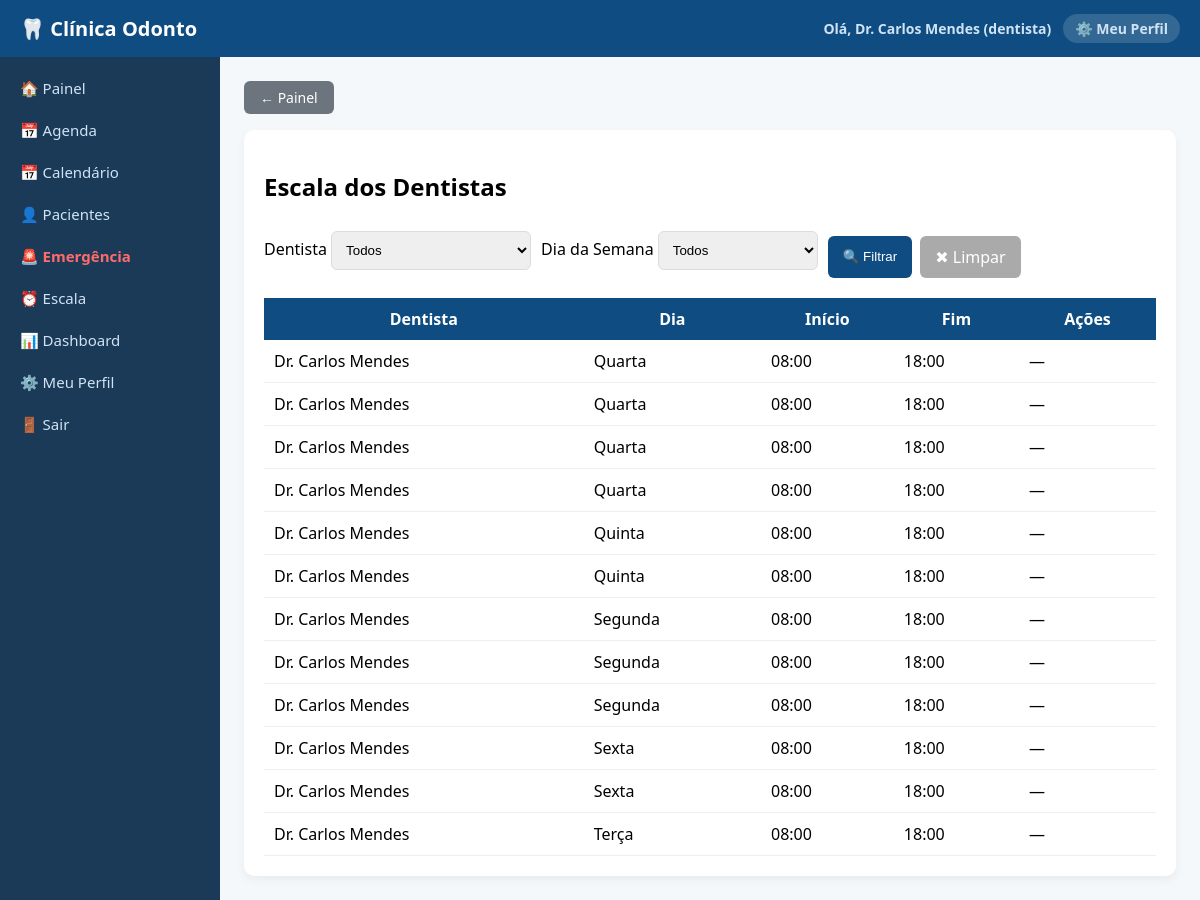
The app's page /escala (signed in) with its own data.
### tables this page shows
CREATE TABLE usuarios (
            id INTEGER PRIMARY KEY AUTOINCREMENT,
            nome TEXT,
            email TEXT UNIQUE,
            senha TEXT,
            tipo TEXT,
            especialidade TEXT,
            cro TEXT
        );

CREATE TABLE escala_dentistas (
            id INTEGER PRIMARY KEY AUTOINCREMENT,
            dentista_id INTEGER,
            dia_semana TEXT,
            hora_inicio TEXT,
            hora_fim TEXT
        );

### routes/consultas.py (the view)
@consultas.route('/escala')
@tipo_required(['master', 'admin', 'operador', 'atendente', 'dentista'])
def escala():
    tipo = session.get('usuario_tipo')
    dentista_id = request.args.get('dentista_id')
    dia_semana  = request.args.get('dia_semana')
    conn = get_db_connection()
    cur = conn.cursor()
    query = 'SELECT e.*, u.nome as dentista_nome FROM escala_dentistas e LEFT JOIN usuarios u ON u.id = e.dentista_id WHERE 1=1'
    params = []
    if tipo == 'dentista':
        query += f' AND e.dentista_id = {p()}'
        params.append(session.get('usuario_id'))
    elif dentista_id:
        query += f' AND e.dentista_id = {p()}'; params.append(dentista_id)
    if dia_semana:
        query += f' AND e.dia_semana = {p()}'; params.append(dia_semana)
    query += ' ORDER BY u.nome, e.dia_semana'
    cur.execute(query, params)
    lista = fetch_all(cur, cur.fetchall())
    cur.execute("SELECT * FROM usuarios WHERE tipo = 'dentista' ORDER BY nome")
    dents = fetch_all(cur, cur.fetchall())
    conn.close()
    pode_editar = tipo in ['master', 'admin', 'operador']
    return render_template('escala.html', escala=lista, dentistas=dents, pode_editar=pode_editar)

### db.py (called while the page is built)
def get_db_connection():
    if DATABASE_URL:
        import psycopg2
        import psycopg2.extras
        conn = psycopg2.connect(DATABASE_URL)
        conn.autocommit = False
        return conn
    else:
        conn = sqlite3.connect('database.db')
        conn.row_factory = sqlite3.Row
        return conn

def is_postgres():
    return bool(DATABASE_URL)

### routes/consultas.py (called while the page is built)
def p():
    return '%s' if is_postgres() else '?'

def fetch_all(cur, rows):
    return rows_as_dicts(rows, cur) if is_postgres() else rows

### routes/utils.py (called while the page is built)
def tipo_required(tipos_permitidos):
    def decorator(func):
        @wraps(func)
        def wrapper(*args, **kwargs):
            if 'usuario_tipo' not in session:
                return redirect('/login')
            if session['usuario_tipo'] not in tipos_permitidos:
                return "<h1>Acesso negado</h1>"
            return func(*args, **kwargs)
        return wrapper
    return decorator

### templates/escala.html (shortened to what this page needs)
{% extends "base.html" %}
{% block content %}
<a href="/" style="display:inline-block; padding:7px 16px; background:#6c757d; color:white; border-radius:6px; text-decoration:none; margin-bottom:16px; font-size:14px;">← Painel</a>
<div class="card">
<h2>Escala dos Dentistas</h2>
<form method="GET" style="display:flex; flex-wrap:wrap; gap:10px; align-items:flex-end; margin-bottom:20px;">
    <div>
        <label>Dentista</label>
        <select name="dentista_id" style="width:200px;">
            <option value="">Todos</option>
        </select>
    </div>
    <div>
        <label>Dia da Semana</label>
        <select name="dia_semana" style="width:160px;">
            <option value="">Todos</option>
        </select>
    </div>
    <div style="display:flex; gap:8px;">
        <button type="submit">🔍 Filtrar</button>
        <a href="/escala" style="padding:10px 15px; background:#aaa; color:white; border-radius:6px; text-decoration:none;">✖ Limpar</a>
    </div>
</form>
<table>
<tr>
    <th>Dentista</th>
    <th>Dia</th>
    <th>Início</th>
    <th>Fim</th>
    <th>Ações</th>
</tr>
{% for e in escala %}
<tr>
    <td>{{ e.dentista_nome }}</td>
    <td>{{ e.dia_semana }}</td>
    <td>{{ e.hora_inicio }}</td>
    <td>{{ e.hora_fim }}</td>
    <td>
        {% if pode_editar %}<a href="/escala/editar/{{ e.id }}">✏️ Editar</a>{% else %}—{% endif %}
    </td>
</tr>
{% endfor %}
</table>
</div>
{% endblock %}

### templates/base.html (shortened to what this page needs)
<!DOCTYPE html>
<html>
<head>
    <link rel="stylesheet" href="{{ url_for('static', filename='style.css') }}">
</head>
<body>
<nav>
    <div style="display:flex; align-items:center; gap:10px;">
        <span class="nav-logo">🦷 Clínica Odonto</span>
    </div>
    <div class="nav-usuario">
        {% if session.usuario_nome %}
            <span>Olá, <strong>{{ session.usuario_nome }}</strong> ({{ session.usuario_tipo }})</span>
            <a href="/perfil">⚙️ Meu Perfil</a>
        {% endif %}
    </div>
</nav>
<div class="layout">
    <div class="sidebar" id="sidebar">
        {% if session.usuario_tipo == 'cliente' %}
            <a href="/minha_area">🏠 Painel</a>
            <a href="/minha_area">📅 Minha Agenda</a>
        {% else %}
            <a href="/">🏠 Painel</a>
        {% endif %}
        {% if session.usuario_tipo in ['master','admin','operador','atendente','dentista'] %}
            <a href="/consultas">📅 Agenda</a>
            <a href="/agenda_calendario">📅 Calendário</a>
            <a href="/pacientes/lista">👤 Pacientes</a>
        {% endif %}
        {% if session.usuario_tipo in ['master','admin','operador','atendente','dentista'] %}
            <a href="/emergencia" style="color:#ff6b6b; font-weight:bold;">🚨 Emergência</a>
        {% endif %}
        {% if session.usuario_tipo in ['master','admin','operador','atendente','dentista'] %}
            <a href="/escala">⏰ Escala</a>
            <a href="/dashboard">📊 Dashboard</a>
        {% endif %}
        <a href="/perfil">⚙️ Meu Perfil</a>
        <a href="/logout">🚪 Sair</a>
    </div>
    <div class="content" id="conteudo">
        {% block content %}{% endblock %}
    </div>
</div>
</body>
</html>

### static/style.css (style rules this page uses)
body { margin: 0; font-family: 'Segoe UI', Arial; background: #f4f8fb; }
nav { background: #0f4c81; color: white; padding: 15px 20px; font-size: 20px; font-weight: bold; }
.layout { display: flex; }
.sidebar { width: 220px; background: #1b3a57; min-height: 100vh; padding-top: 20px; }
.sidebar a { display: block; color: #cfe3f5; padding: 12px 20px; text-decoration: none; transition: 0.2s; }
.content { flex: 1; padding: 30px; }
.card { background: white; padding: 20px; border-radius: 10px; box-shadow: 0 4px 10px rgba(0,0,0,0.05); }
input, select, textarea { width: 100%; padding: 10px; margin: 8px 0; border: 1px solid #dcdcdc; border-radius: 6px; }
button { background: #0f4c81; color: white; border: none; padding: 10px 15px; border-radius: 6px; cursor: pointer; }
table { width: 100%; border-collapse: collapse; margin-top: 15px; background: white; }
th { background: #0f4c81; color: white; padding: 10px; }
td { padding: 10px; border-bottom: 1px solid #eee; }

### templates/base.html (style rules this page uses)
nav { display: flex; align-items: center; justify-content: space-between; background: #0f4c81; color: white; padding: 14px 20px; position: sticky; top: 0; z-index: 100; }
.nav-logo { font-size: 20px; font-weight: bold; }
.nav-usuario { display: flex; align-items: center; gap: 12px; font-size: 14px; }
.nav-usuario a { color: #cfe3f5; text-decoration: none; background: rgba(255,255,255,0.15); padding: 5px 12px; border-radius: 20px; transition: 0.2s; }
.nav-usuario span { color: #cfe3f5; }
.layout { display: flex; min-height: calc(100vh - 53px); }
.sidebar { width: 220px; min-width: 220px; background: #1b3a57; padding-top: 10px; transition: transform 0.3s; }
.sidebar a { display: block; color: #cfe3f5; padding: 11px 20px; text-decoration: none; transition: 0.2s; font-size: 15px; }
.content { flex: 1; padding: 24px; overflow-x: auto; }

### records on screen
usuarios: usuario_nome "Dr. Carlos Mendes"
escala_dentistas: dentista_nome "Dr. Carlos Mendes", dia_semana "Quarta", hora_inicio "08:00", hora_fim "18:00"
escala_dentistas: dentista_nome "Dr. Carlos Mendes", dia_semana "Quarta", hora_inicio "08:00", hora_fim "18:00"
escala_dentistas: dentista_nome "Dr. Carlos Mendes", dia_semana "Quarta", hora_inicio "08:00", hora_fim "18:00"
escala_dentistas: dentista_nome "Dr. Carlos Mendes", dia_semana "Quarta", hora_inicio "08:00", hora_fim "18:00"
escala_dentistas: dentista_nome "Dr. Carlos Mendes", dia_semana "Quinta", hora_inicio "08:00", hora_fim "18:00"
escala_dentistas: dentista_nome "Dr. Carlos Mendes", dia_semana "Quinta", hora_inicio "08:00", hora_fim "18:00"
escala_dentistas: dentista_nome "Dr. Carlos Mendes", dia_semana "Segunda", hora_inicio "08:00", hora_fim "18:00"
escala_dentistas: dentista_nome "Dr. Carlos Mendes", dia_semana "Segunda", hora_inicio "08:00", hora_fim "18:00"
escala_dentistas: dentista_nome "Dr. Carlos Mendes", dia_semana "Segunda", hora_inicio "08:00", hora_fim "18:00"
escala_dentistas: dentista_nome "Dr. Carlos Mendes", dia_semana "Sexta", hora_inicio "08:00", hora_fim "18:00"
escala_dentistas: dentista_nome "Dr. Carlos Mendes", dia_semana "Sexta", hora_inicio "08:00", hora_fim "18:00"
escala_dentistas: dentista_nome "Dr. Carlos Mendes", dia_semana "Terça", hora_inicio "08:00", hora_fim "18:00"

### other values on screen
{{ session.usuario_tipo }} "dentista"
